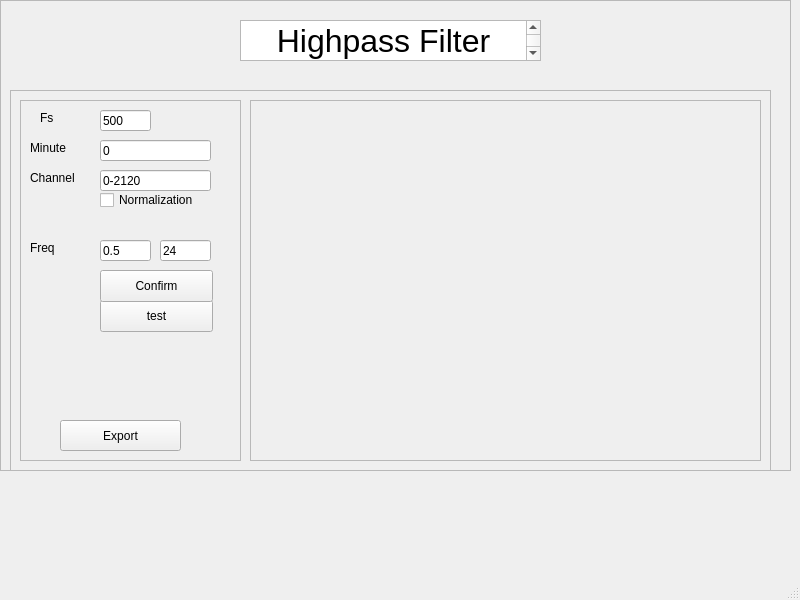
<?xml version="1.0" encoding="UTF-8"?>
<ui version="4.0">
 <class>MainWindow</class>
 <widget class="QMainWindow" name="MainWindow">
  <property name="geometry">
   <rect>
    <x>0</x>
    <y>0</y>
    <width>800</width>
    <height>600</height>
   </rect>
  </property>
  <property name="windowTitle">
   <string>MainWindow</string>
  </property>
  <widget class="QWidget" name="centralwidget_HighPass">
   <widget class="QFrame" name="frame_HighPass">
    <property name="geometry">
     <rect>
      <x>0</x>
      <y>0</y>
      <width>791</width>
      <height>471</height>
     </rect>
    </property>
    <property name="frameShape">
     <enum>QFrame::StyledPanel</enum>
    </property>
    <property name="frameShadow">
     <enum>QFrame::Raised</enum>
    </property>
    <widget class="QFrame" name="frame_2_HighPass">
     <property name="geometry">
      <rect>
       <x>240</x>
       <y>20</y>
       <width>301</width>
       <height>41</height>
      </rect>
     </property>
     <property name="frameShape">
      <enum>QFrame::StyledPanel</enum>
     </property>
     <property name="frameShadow">
      <enum>QFrame::Raised</enum>
     </property>
     <widget class="QTextBrowser" name="textBrowser">
      <property name="geometry">
       <rect>
        <x>0</x>
        <y>0</y>
        <width>301</width>
        <height>41</height>
       </rect>
      </property>
      <property name="html">
       <string>&lt;!DOCTYPE HTML PUBLIC &quot;-//W3C//DTD HTML 4.0//EN&quot; &quot;http://www.w3.org/TR/REC-html40/strict.dtd&quot;&gt;
&lt;html&gt;&lt;head&gt;&lt;meta name=&quot;qrichtext&quot; content=&quot;1&quot; /&gt;&lt;meta charset=&quot;utf-8&quot; /&gt;&lt;style type=&quot;text/css&quot;&gt;
p, li { white-space: pre-wrap; }
hr { height: 1px; border-width: 0; }
li.unchecked::marker { content: &quot;\2610&quot;; }
li.checked::marker { content: &quot;\2612&quot;; }
&lt;/style&gt;&lt;/head&gt;&lt;body style=&quot; font-family:'.AppleSystemUIFont'; font-size:13pt; font-weight:400; font-style:normal;&quot;&gt;
&lt;p align=&quot;center&quot; style=&quot; margin-top:0px; margin-bottom:0px; margin-left:0px; margin-right:0px; -qt-block-indent:0; text-indent:0px;&quot;&gt;&lt;span style=&quot; font-size:24pt;&quot;&gt;Highpass Filter&lt;/span&gt;&lt;/p&gt;&lt;/body&gt;&lt;/html&gt;</string>
      </property>
     </widget>
    </widget>
    <widget class="QFrame" name="frame_3_HighPass">
     <property name="geometry">
      <rect>
       <x>10</x>
       <y>90</y>
       <width>761</width>
       <height>381</height>
      </rect>
     </property>
     <property name="frameShape">
      <enum>QFrame::StyledPanel</enum>
     </property>
     <property name="frameShadow">
      <enum>QFrame::Raised</enum>
     </property>
     <widget class="QFrame" name="frame_4_HighPass">
      <property name="geometry">
       <rect>
        <x>10</x>
        <y>10</y>
        <width>221</width>
        <height>361</height>
       </rect>
      </property>
      <property name="frameShape">
       <enum>QFrame::StyledPanel</enum>
      </property>
      <property name="frameShadow">
       <enum>QFrame::Raised</enum>
      </property>
      <widget class="QLabel" name="label_3_HighPass">
       <property name="geometry">
        <rect>
         <x>10</x>
         <y>140</y>
         <width>59</width>
         <height>16</height>
        </rect>
       </property>
       <property name="text">
        <string>Freq</string>
       </property>
      </widget>
      <widget class="QLabel" name="label_HighPass">
       <property name="geometry">
        <rect>
         <x>10</x>
         <y>40</y>
         <width>59</width>
         <height>16</height>
        </rect>
       </property>
       <property name="text">
        <string>Minute</string>
       </property>
      </widget>
      <widget class="QLineEdit" name="lineEdit_freq2_HighPass">
       <property name="geometry">
        <rect>
         <x>140</x>
         <y>140</y>
         <width>51</width>
         <height>21</height>
        </rect>
       </property>
       <property name="text">
        <string>24</string>
       </property>
      </widget>
      <widget class="QPushButton" name="pushButton_test_HighPass">
       <property name="geometry">
        <rect>
         <x>80</x>
         <y>200</y>
         <width>113</width>
         <height>32</height>
        </rect>
       </property>
       <property name="text">
        <string>test</string>
       </property>
      </widget>
      <widget class="QLabel" name="label_4_HighPass">
       <property name="geometry">
        <rect>
         <x>20</x>
         <y>10</y>
         <width>59</width>
         <height>16</height>
        </rect>
       </property>
       <property name="text">
        <string>Fs</string>
       </property>
      </widget>
      <widget class="QLineEdit" name="lineEdit_ch_HighPass">
       <property name="geometry">
        <rect>
         <x>80</x>
         <y>70</y>
         <width>111</width>
         <height>21</height>
        </rect>
       </property>
       <property name="text">
        <string>0-2120</string>
       </property>
      </widget>
      <widget class="QLineEdit" name="lineEdit_time_HighPass">
       <property name="geometry">
        <rect>
         <x>80</x>
         <y>40</y>
         <width>111</width>
         <height>21</height>
        </rect>
       </property>
       <property name="tabletTracking">
        <bool>false</bool>
       </property>
       <property name="text">
        <string>0</string>
       </property>
      </widget>
      <widget class="QPushButton" name="pushButton_setup_parameters_HighPass">
       <property name="geometry">
        <rect>
         <x>80</x>
         <y>170</y>
         <width>113</width>
         <height>32</height>
        </rect>
       </property>
       <property name="text">
        <string>Confirm</string>
       </property>
      </widget>
      <widget class="QCheckBox" name="checkBox_normalize_HighPass">
       <property name="geometry">
        <rect>
         <x>80</x>
         <y>90</y>
         <width>111</width>
         <height>20</height>
        </rect>
       </property>
       <property name="text">
        <string>Normalization</string>
       </property>
      </widget>
      <widget class="QPushButton" name="pushButton_export_HighPass">
       <property name="geometry">
        <rect>
         <x>40</x>
         <y>320</y>
         <width>121</width>
         <height>31</height>
        </rect>
       </property>
       <property name="text">
        <string>Export</string>
       </property>
      </widget>
      <widget class="QLineEdit" name="lineEdit_freq1_HighPass">
       <property name="geometry">
        <rect>
         <x>80</x>
         <y>140</y>
         <width>51</width>
         <height>21</height>
        </rect>
       </property>
       <property name="text">
        <string>0.5</string>
       </property>
      </widget>
      <widget class="QLabel" name="label_2_HighPass">
       <property name="geometry">
        <rect>
         <x>10</x>
         <y>70</y>
         <width>59</width>
         <height>16</height>
        </rect>
       </property>
       <property name="text">
        <string>Channel</string>
       </property>
      </widget>
      <widget class="QLineEdit" name="lineEdit_fs_HighPass">
       <property name="geometry">
        <rect>
         <x>80</x>
         <y>10</y>
         <width>51</width>
         <height>21</height>
        </rect>
       </property>
       <property name="text">
        <string>500</string>
       </property>
      </widget>
     </widget>
     <widget class="QFrame" name="frame_5_HighPass">
      <property name="geometry">
       <rect>
        <x>240</x>
        <y>10</y>
        <width>511</width>
        <height>361</height>
       </rect>
      </property>
      <property name="frameShape">
       <enum>QFrame::StyledPanel</enum>
      </property>
      <property name="frameShadow">
       <enum>QFrame::Raised</enum>
      </property>
      <widget class="MplWidget" name="MplWidget_2_HighPass" native="true">
       <property name="geometry">
        <rect>
         <x>10</x>
         <y>10</y>
         <width>480</width>
         <height>331</height>
        </rect>
       </property>
       <property name="minimumSize">
        <size>
         <width>480</width>
         <height>320</height>
        </size>
       </property>
      </widget>
     </widget>
    </widget>
   </widget>
  </widget>
  <widget class="QStatusBar" name="statusbar"/>
 </widget>
 <customwidgets>
  <customwidget>
   <class>MplWidget</class>
   <extends>QWidget</extends>
   <header>mplwidget.h</header>
   <container>1</container>
  </customwidget>
 </customwidgets>
 <resources/>
 <connections/>
</ui>
